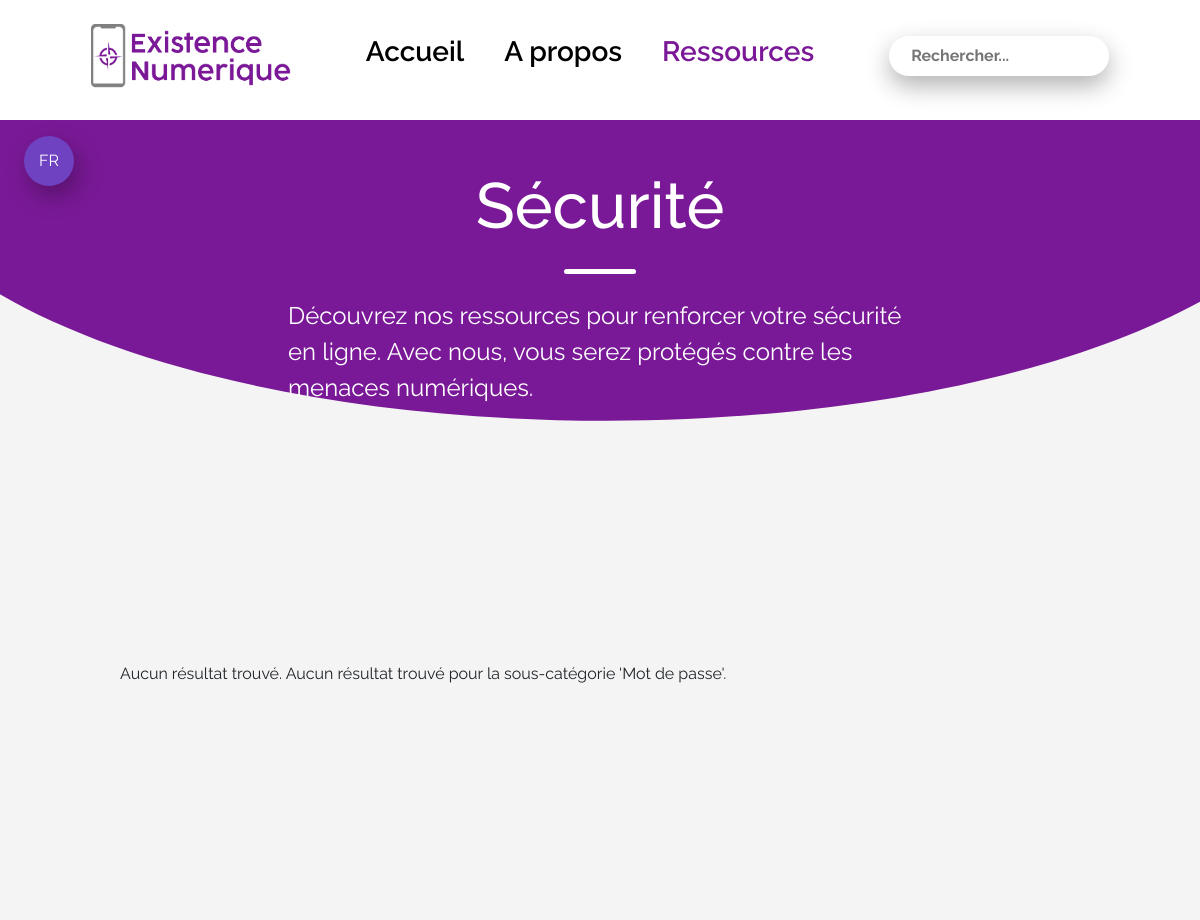
The app's page /categorie-securite.php (upper part), older data.
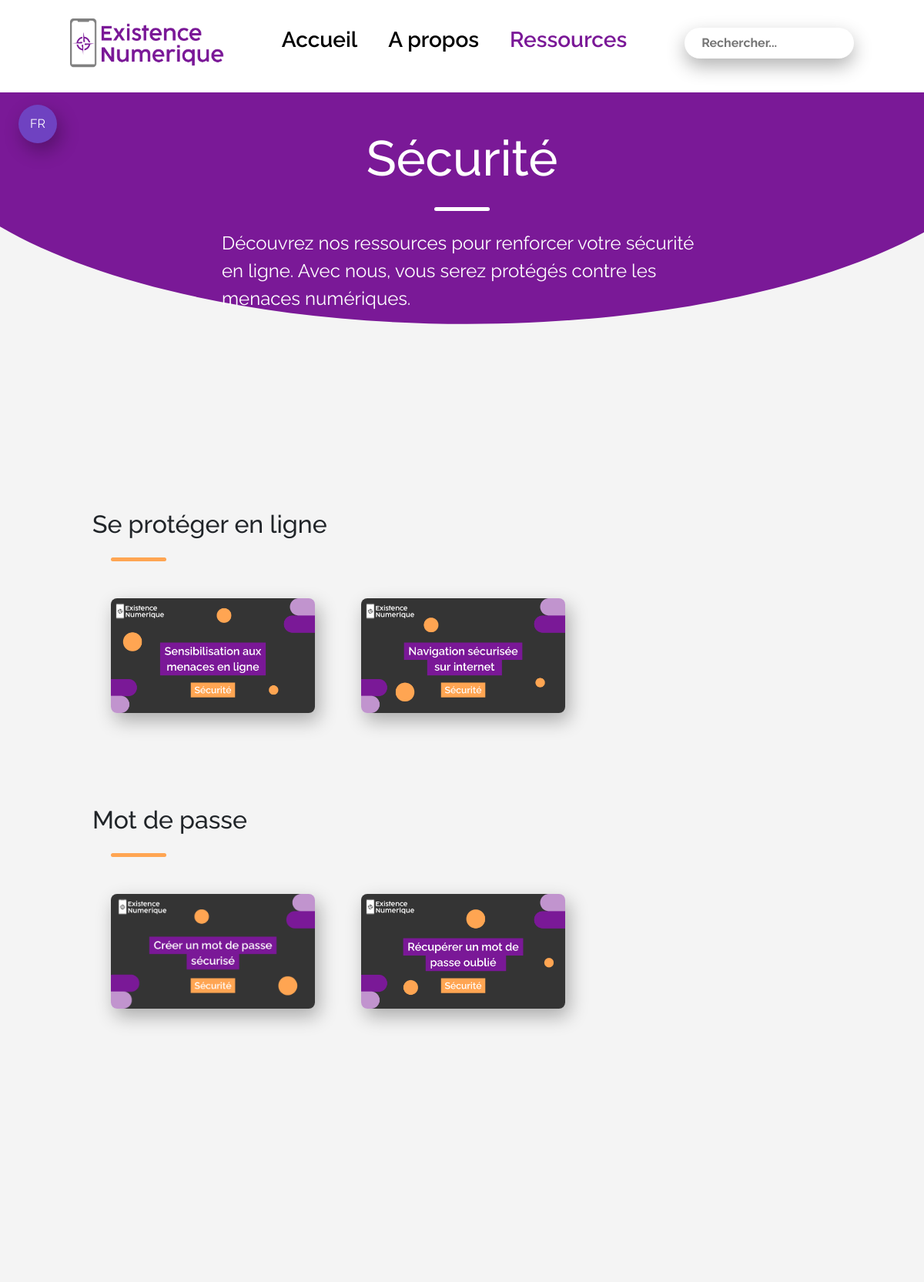
The same page, newer data.
### tables this page shows
CREATE TABLE `ressource` (
  `Id_ressource` int(11) NOT NULL,
  `Titre` varchar(100) NOT NULL,
  `Categorie` varchar(50) NOT NULL,
  `Sous_Categorie` varchar(255) NOT NULL,
  `Mot_cle` varchar(1500) NOT NULL,
  `Image` varchar(100) NOT NULL
);

### categorie-securite.php (the view, shortened to what this page needs)
<!DOCTYPE html>
<html lang="en">
<head>
    <link href="./assets/css/bootstrap.min.css" rel="stylesheet">
    <link rel="stylesheet" href="./assets/css/general.css">
    <link rel="stylesheet" href="./assets/css/categorie.css">
</head>
<body>
    <header id="desktop-header" class="desktop d-flex justify-content-evenly align-items-center bg-white fixed-top exclude-accessibility">
        <div class="logo d-flex justify-content-center align-items-center">
            <a href="index.php">
                <img id="logo_prin" class="img-fluid" src="./assets/images/logo/Logo_principal.png" alt="Logo principal du site existence numérique">
            </a>
        </div>
        <nav class="navbar navbar-expand-lg">
            <ul class="d-flex justify-content-center align-items-center">
                <li><a class="fs-3 menu__link fw-semibold" href="index.php" data-i18n="home">Accueil</a></li>
                <li><a class="fs-3 menu__link fw-semibold" href="about.html" data-i18n="about">A propos</a></li>
                <li><a class="active fs-3 menu__link fw-semibold" href="ressource.html" data-i18n="resources">Ressources</a></li>
            </ul>
        </nav>
        <form class="search exclude-accessibility" action="cible2.php" method="post">
            <input id="search-input" class="exclude-accessibility" name="mot" type="text" placeholder="Rechercher..." autocomplete="off" data-i18n="search_placeholder">
        </form>
    </header>
    <div class="language-selector exclude-accessibility">
        <button class="dropbtn exclude-accessibility" id="selected-lang">FR</button>
    </div>
    <section class="intro">
        <div class="arc-cercle">
            <svg data-name="Layer 1" xmlns="http://www.w3.org/2000/svg" viewBox="0 0 1200 120" preserveAspectRatio="none">
                <path d="M0,0V7.23C0,65.52,268.63,112.77,600,112.77S1200,65.52,1200,7.23V0Z" class="shape-fill exclude-accessibility BonW"></path>
            </svg>
        </div>
        <div class="intro-container d-flex flex-column align-items-center">
            <h1 class="exclude-accessibility text">Sécurité</h1>
            <div class="trait"></div>
            <p class="exclude-accessibility text">Découvrez nos ressources pour renforcer votre sécurité en ligne. Avec nous, vous serez protégés contre les menaces numériques.</p>
        </div>
    </section>
    <section class="tutoriels">
        <?php
        include 'connect_bdd.php';
        $sql = "SELECT * FROM ressource WHERE Categorie = 'Sécurité' AND Sous_Categorie = 'Se protéger en ligne' AND Image != ''";
        $result = $db->query($sql);
        if ($result->rowCount() > 0) {
            echo "<div class='rdv'>";
            echo "<h2>Se protéger en ligne</h2>";
            echo "<div class='trait-orange exclude-accessibility'></div>";
            echo "<div class='videos'>";
            while($row = $result->fetch(PDO::FETCH_ASSOC)) {
                echo "<div class='tuto image_wrapper'>";
                echo "<a href='ressource_type.php?Id_ressource=" . $row["Id_ressource"] . "'>";
                echo "<img src='" . $row["Image"] . "' alt='" . $row["Titre"] . "'>";
                echo "</a>";
                echo "</div>";
            }
            echo "</div>";
            echo "</div>";
        } else {
            echo "Aucun résultat trouvé.";
        }
        ?>
        <?php
        $sql_mdp = "SELECT * FROM ressource WHERE Categorie = 'Sécurité' AND Sous_Categorie = 'Mot de passe' AND Image !=' '";
        $result_mdp = $db->query($sql_mdp);
        if ($result_mdp->rowCount() > 0) {
            echo "<div class='rdv'>";
            echo "<h2>Mot de passe</h2>";
            echo "<div class='trait-orange exclude-accessibility'></div>";
            echo "<div class='videos'>";
            while ($row_mdp = $result_mdp->fetch(PDO::FETCH_ASSOC)) {
                echo "<div class='tuto image_wrapper'>";
                echo "<a href='ressource_type.php?Id_ressource=" . $row_mdp["Id_ressource"] . "'>";
                echo "<img src='" . $row_mdp["Image"] . "' alt='" . $row_mdp["Titre"] . "'>";
                echo "</a>";
                echo "</div>";
            }
            echo "</div>";
            echo "</div>";
        } else {
            echo "Aucun résultat trouvé pour la sous-catégorie 'Mot de passe'.";
        }
        ?>
    </section>
    <div class="quiz">
    </div>
    </body>
    </html>

Row changes from the older to the newer data that the page shows:
added ressource: Image (picture), shown under "Se protéger en ligne"
added ressource: Image (picture), shown under "Se protéger en ligne"
added ressource: Image (picture), shown under "Mot de passe"
added ressource: Image (picture), shown under "Mot de passe"
Text that changed along with them:
text no longer shown: "Aucun résultat trouvé. Aucun résultat trouvé pour la sous-catégorie 'Mot de passe'."
text now shown: "Se protéger en ligne Mot de passe"
